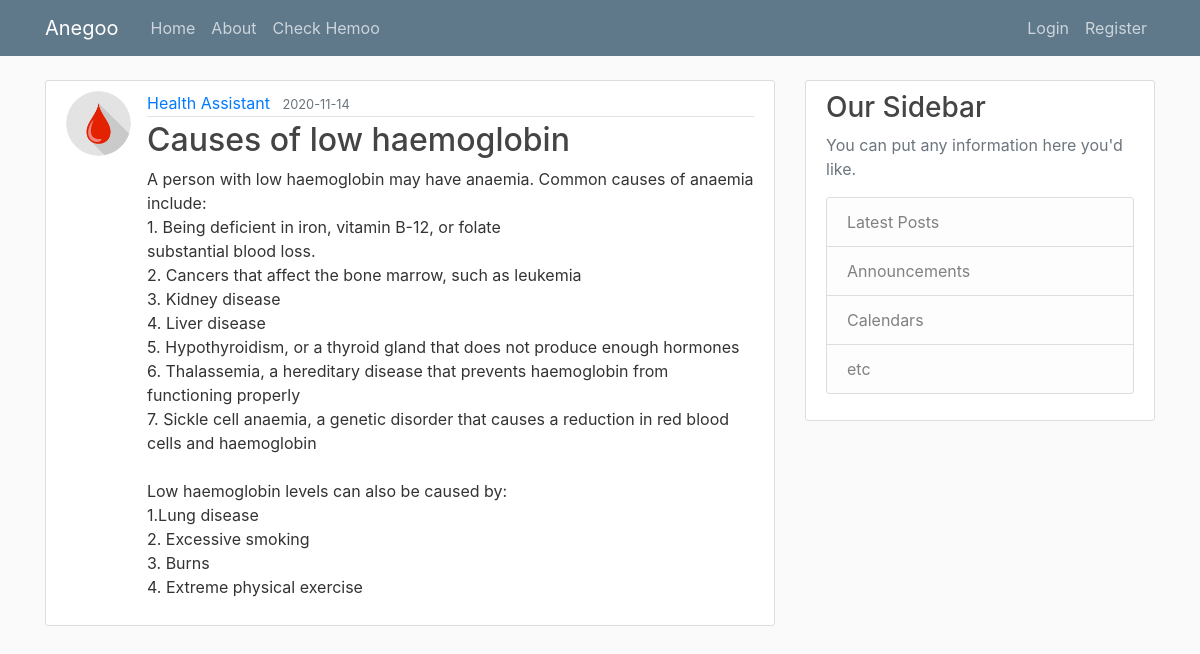
/post/10, run on the app's committed database.
### Hello/models.py (models this page shows, shortened)
class User(db.Model, UserMixin):
	id = db.Column(db.Integer, primary_key = True)
	username = db.Column(db.String(20), unique = True, nullable = False)
	email = db.Column(db.String(120), unique = True, nullable = False)
	image_file = db.Column(db.String(20), nullable = False, default = 'default.jpg')
	password = db.Column(db.String(60), nullable = False)
	posts = db.relationship('Post', backref = 'author', lazy = True)

class Post(db.Model):
	id = db.Column(db.Integer, primary_key = True)
	title = db.Column(db.String(100), nullable = False)
	date_posted = db.Column(db.DateTime, nullable = False, default = datetime.utcnow)
	content = db.Column(db.Text, nullable = False)
	user_id = db.Column(db.Integer, db.ForeignKey('user.id'), nullable = False)

### Hello/routes.py (the view)
@app.route("/post/<int:post_id>")
def post(post_id):
	post = Post.query.get_or_404(post_id) # if post is not there, gives 404 page
	return render_template('post.html', title = post.title, post = post)

### Hello/templates/post.html (shortened to what this page needs)
{% extends "layout.html" %}
{% block content %}
	<article class="media content-section">
		<img class = "rounded-circle article-img" src="{{ url_for('static', filename = 'profile_pics/' + post.author.image_file) }}">
		<div class="media-body">
		    <div class="article-metadata">
		        <a class="mr-2" href="{{ url_for('user_posts', username = post.author.username)}}">{{ post.author.username }}</a>
		        <small class="text-muted">{{ post.date_posted.strftime('%Y-%m-%d') }}</small>
			</div>
			<h2 class = "article-title">{{ post.title }}</h2>
			<p class="article-content">{{ post.content }}</p>
			</div>
	</article>
{% endblock content %}

### Hello/static/main.css (style rules this page uses)
body { background: #fafafa; color: #333333; margin-top: 5rem; }
h1, h2, h3, h4, h5, h6 { color: #444444; }
.content-section { background: #ffffff; padding: 10px 20px; border: 1px solid #dddddd; border-radius: 3px; margin-bottom: 20px; }
.article-title { color: #444444; }
.article-content { white-space: pre-line; }
.article-img { height: 65px; width: 65px; margin-right: 16px; }
.article-metadata { padding-bottom: 1px; margin-bottom: 4px; border-bottom: 1px solid #e3e3e3 }

### data on the page
User: image_file (picture), author.username "Health Assistant"
Post: date_posted "2020-11-14", title "Causes of low haemoglobin", content "A person with low haemoglobin may have anaemia. Common causes of anaemia include: 1. Being deficient in iron, vitamin B-12, or folate substantial blood loss. 2. Cancers that affect the bone marrow, such as leukemia 3. Kidney disease 4. Liver disease 5. Hypothyroidism, or a thyroid gland that does not produce enough hormones 6. Thalassemia, a hereditary disease that prevents haemoglobin from functioning properly 7. Sickle cell anaemia, a genetic disorder that causes a reduction in red blood cells and haemoglobin Low haemoglobin levels can also be caused by: 1.Lung disease 2. Excessive smoking 3. Burns 4. Extreme physical exercise"
